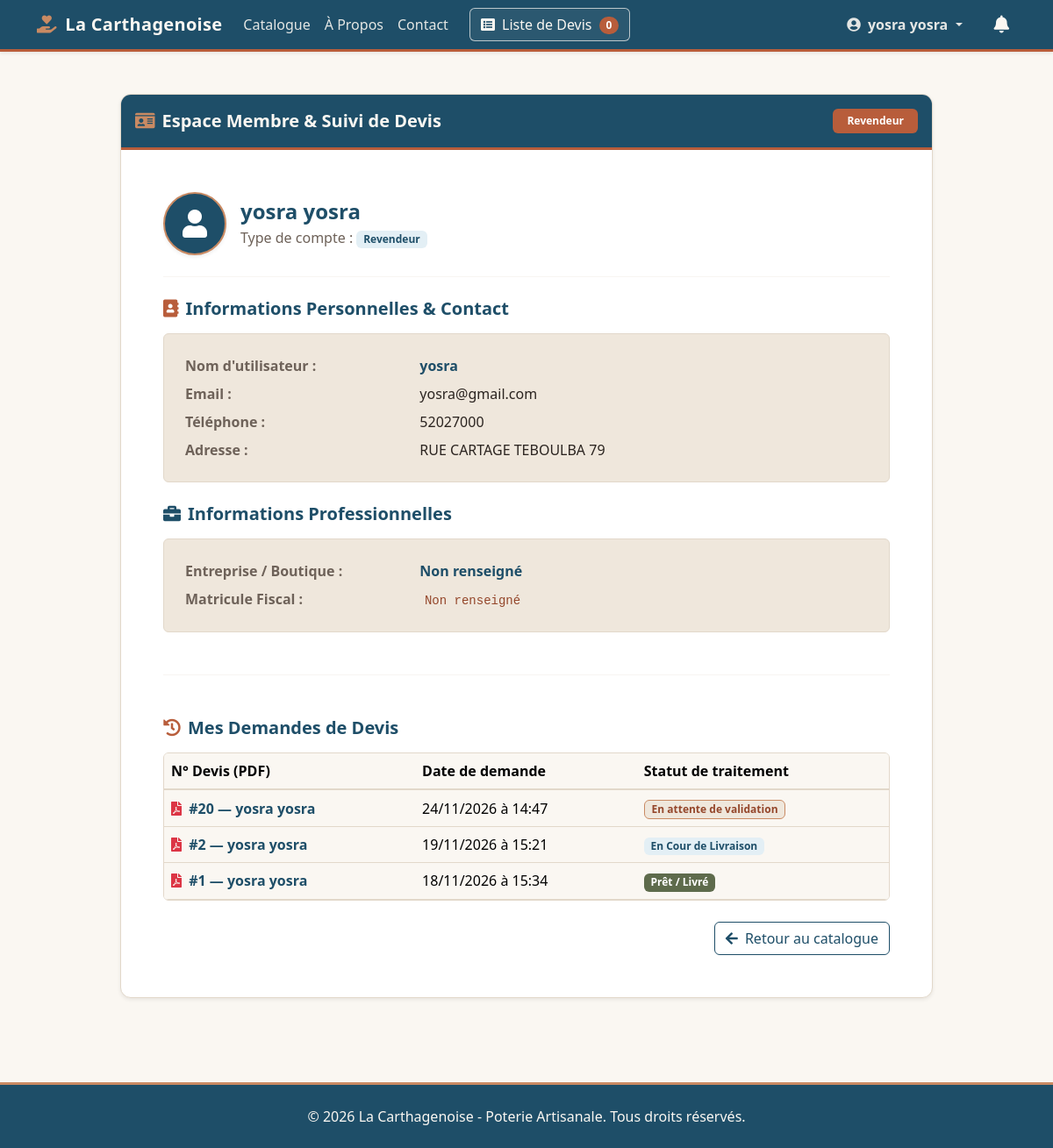
Before: /utilisateur/profil/ (signed in) with the older database file.
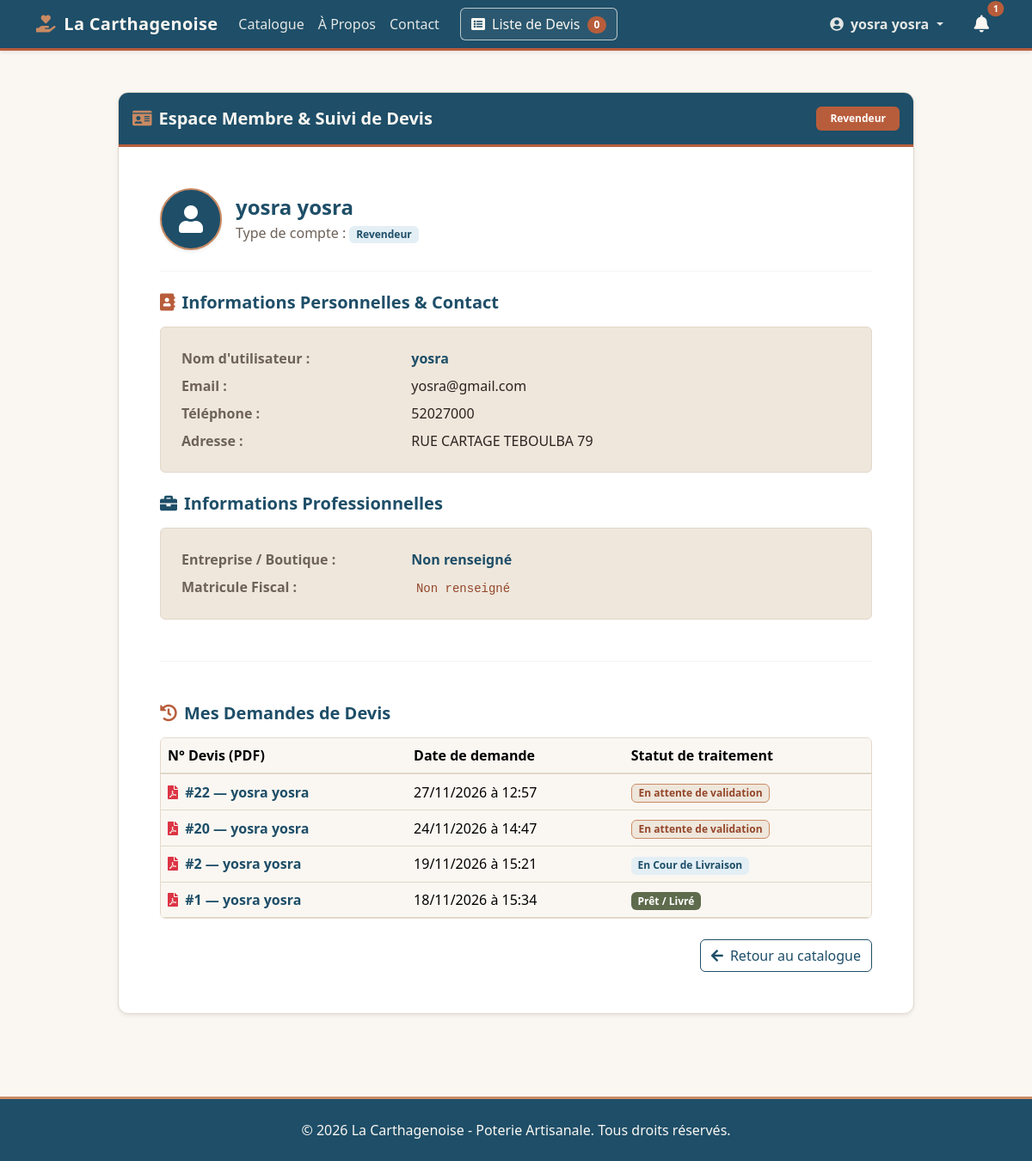
After: the same page with the newer database file.
### devis/models.py (models this page shows, shortened)
class Devis(models.Model):
    STATUT_CHOICES = [
        ('attente', 'En attente de validation'),
        ('valide', 'Validé'),
        ('Livraison', 'En Cour de Livraison'),
        ('termine', 'Prêt / Livré'),
        ('annule', 'Annulé'),
    ]
    utilisateur = models.ForeignKey(
        User, on_delete=models.SET_NULL, null=True, blank=True
    )
    nom_client = models.CharField(max_length=100, blank=True, null=True)
    email_client = models.EmailField(blank=True, null=True)
    telephone = models.CharField(max_length=20, blank=True, null=True)
    date_creation = models.DateTimeField(auto_now_add=True)
    statut = models.CharField(
        max_length=20, choices=STATUT_CHOICES, default='attente'
    )

### utilisateur/models.py (models this page shows, shortened)
class ProfilUtilisateur(models.Model):
    TYPE_CLIENT_CHOICES = [
        ('particulier', 'Particulier'),
        ('revendeur', 'Revendeur'),
        ('artisan', 'Artisan / Partenaire'),
    ]
    user = models.OneToOneField(
        User, on_delete=models.CASCADE, related_name='profil'
    )
    type_client = models.CharField(
        max_length=20,
        choices=TYPE_CLIENT_CHOICES,
        default='particulier',
        verbose_name="Type de client"
    )
    telephone = models.CharField(
        max_length=20, blank=True, null=True, verbose_name="Téléphone"
    )
    adresse = models.TextField(blank=True, null=True, verbose_name="Adresse")
    nom_entreprise = models.CharField(
        max_length=150, blank=True, null=True, verbose_name="Nom de l'entreprise / Boutique"
    )
    matricule_fiscal = models.CharField(
        max_length=50, blank=True, null=True, verbose_name="Matricule Fiscal / N° TVA"
    )

### utilisateur/views.py (the view)
# urls.py: path('profil/', views.profil, name='profil'),
@login_required
def profil(request):
    mes_devis = (
        Devis.objects.filter(utilisateur=request.user)
        .prefetch_related('lignedevis_set__produit')
        .order_by('-date_creation')
    )
    context = {
        'user': request.user,
        'mes_devis': mes_devis,
    }
    return render(request, 'utilisateur/profil.html', context)

### devis/templatetags/devis_extras.py (called while the page is built)
@register.simple_tag(takes_context=True)
def devis_count(context):
    request = context['request']
    devis_panier = request.session.get(DEVIS_SESSION_KEY)
    if devis_panier:
        return len(devis_panier)
    return 0

### pages/context_processors.py (called while the page is built)
def _a_champ_utilisateur():
    return any(
        field.name == 'utilisateur'
        for field in MessageContact._meta.get_fields()
    )

def _est_admin(user):
    return bool(
        user.is_authenticated and (user.is_staff or user.is_superuser)
    )

def _queryset_messages_pour_utilisateur(user):
    if _est_admin(user):
        return MessageContact.objects.all()
    email_user = (user.email or '').strip()
    filtre = Q(email__iexact=email_user) if email_user else Q(pk__in=[])
    if _a_champ_utilisateur():
        filtre = Q(utilisateur=user) | filtre
    return MessageContact.objects.filter(filtre)

### utilisateur/templates/utilisateur/profil.html (shortened to what the changed rows need)
{% extends 'base.html' %}
{% block content %}
<div class="row justify-content-center my-4">
    <div class="col-lg-10">
        <div class="card card-poterie shadow-sm">
            <div class="card-header card-header-poterie py-3">
                <div class="d-flex flex-wrap justify-content-between align-items-center gap-2">
                    <h2 class="h5 fw-bold mb-0">
                        <i class="fas fa-id-card me-2" style="color: var(--poterie-argile);"></i>Espace Membre &amp; Suivi de Devis
                    </h2>
                    <span class="badge badge-terracotta px-3 py-2">
                        {{ user.profil.get_type_client_display }}
                    </span>
                </div>
            </div>
            <div class="card-body p-4 p-md-5">
                <div class="d-flex flex-wrap align-items-center mb-4">
                    <div>
                        <h3 class="h4 fw-bold titre-poterie mb-1">{{ user.get_full_name|default:user.username }}</h3>
                        <p class="text-poterie-muted mb-0">
                            Type de compte : <span class="badge badge-email-bleu">{{ user.profil.get_type_client_display }}</span>
                        </p>
                    </div>
                </div>
                <div class="p-3 p-md-4 rounded mb-4" style="background-color: var(--poterie-sable); border: 1px solid var(--poterie-bordure);">
                    <div class="row mb-2">
                        <div class="col-sm-4 fw-bold text-poterie-muted">Nom d'utilisateur :</div>
                        <div class="col-sm-8 fw-semibold titre-poterie">{{ user.username }}</div>
                    </div>
                    <div class="row mb-2">
                        <div class="col-sm-4 fw-bold text-poterie-muted">Email :</div>
                        <div class="col-sm-8">{{ user.email }}</div>
                    </div>
                    <div class="row mb-2">
                        <div class="col-sm-4 fw-bold text-poterie-muted">Téléphone :</div>
                        <div class="col-sm-8">{{ user.profil.telephone|default:"Non renseigné" }}</div>
                    </div>
                    <div class="row mb-0">
                        <div class="col-sm-4 fw-bold text-poterie-muted">Adresse :</div>
                        <div class="col-sm-8">{{ user.profil.adresse|default:"Non renseignée" }}</div>
                    </div>
                </div>
                {% if user.profil.type_client != 'particulier' %}
                    <h4 class="h5 fw-bold titre-poterie mb-3">
                        <i class="fas fa-briefcase me-2" style="color: var(--poterie-bleu);"></i>Informations Professionnelles
                    </h4>
                    <div class="p-3 p-md-4 rounded mb-4" style="background-color: var(--poterie-sable); border: 1px solid var(--poterie-bordure);">
                        <div class="row mb-2">
                            <div class="col-sm-4 fw-bold text-poterie-muted">Entreprise / Boutique :</div>
                            <div class="col-sm-8 fw-semibold titre-poterie">{{ user.profil.nom_entreprise|default:"Non renseigné" }}</div>
                        </div>
                        <div class="row mb-0">
                            <div class="col-sm-4 fw-bold text-poterie-muted">Matricule Fiscal :</div>
                            <div class="col-sm-8"><code class="code-slug">{{ user.profil.matricule_fiscal|default:"Non renseigné" }}</code></div>
                        </div>
                    </div>
                {% endif %}
                <div class="table-responsive rounded" style="border: 1px solid var(--poterie-bordure);">
                    <table class="table table-hover table-poterie align-middle mb-0">
                        <thead>
                            <tr>
                                <th>N° Devis (PDF)</th>
                                <th>Date de demande</th>
                                <th>Statut de traitement</th>
                            </tr>
                        </thead>
                        <tbody>
                            {% for devis in mes_devis %}
                                <tr>
                                    <td class="fw-bold">
                                        <a
                                            href="{% url 'devis:devis_pdf' devis.id %}"
                                            target="_blank"
                                            class="text-decoration-none titre-poterie"
                                            title="Ouvrir le devis #{{ devis.id }} en PDF"
                                        >
                                            <i class="fas fa-file-pdf text-danger me-1"></i>
                                            #{{ devis.id }} &mdash; {{ user.get_full_name|default:user.username }}
                                        </a>
                                    </td>
                                    <td class="text-poterie-muted">{{ devis.date_creation|date:"d/m/Y à H:i" }}</td>
                                    <td>
                                        {% if devis.statut == 'attente' %}
                                            <span class="badge" style="background-color: var(--poterie-sable); color: var(--poterie-terracotta-dark); border: 1px solid var(--poterie-argile);">
                                                {{ devis.get_statut_display }}
                                            </span>
                                        {% elif devis.statut == 'valide' %}
                                            <span class="badge badge-bleu">{{ devis.get_statut_display }}</span>
                                        {% elif devis.statut == 'Livraison' %}
                                            <span class="badge badge-email-bleu">{{ devis.get_statut_display }}</span>
                                        {% elif devis.statut == 'termine' %}
                                            <span class="badge badge-olive">{{ devis.get_statut_display }}</span>
                                        {% else %}
                                            <span class="badge bg-danger">{{ devis.get_statut_display }}</span>
                                        {% endif %}
                                    </td>
                                </tr>
                            {% endfor %}
                        </tbody>
                    </table>
                </div>
            </div>
        </div>
    </div>
</div>
{% endblock %}

### templates/includes/navbar.html (shortened to what this page needs)
{% load devis_extras %}
<header>
  <nav class="navbar navbar-expand-lg navbar-dark navbar-poterie shadow-sm" style="background-color: #1E4E68; border-bottom: 3px solid #B85D3B;">
    <div class="container">
      <a class="navbar-brand text-white fw-bold" href="{% url 'catalogue:liste_produits' %}" style="color: #FAF7F2 !important;">
        <i class="fas fa-hand-holding-heart me-1" style="color: #C98A63;"></i> La Carthagenoise
      </a>
      <div class="d-flex align-items-center gap-2 order-lg-2 ms-auto ms-lg-3">
        {% if user.is_authenticated %}
          <a
            href="{% url 'pages:liste_messages_contact' %}"
            class="nav-link position-relative d-inline-flex align-items-center p-2"
            title="{% if user.is_staff %}Messages non lus{% else %}Réponses non lues{% endif %}"
            aria-label="{% if user.is_staff %}Messages non lus{% else %}Réponses non lues{% endif %}"
          >
            <i class="fas fa-bell fs-5" style="color: #FAF7F2;"></i>
            {% if nb_messages_non_lus > 0 %}
              <span
                class="position-absolute top-0 start-100 translate-middle badge rounded-pill badge-terracotta"
                style="font-size: 0.65rem;"
              >
                {{ nb_messages_non_lus }}
              </span>
            {% endif %}
          </a>
        {% endif %}
      </div>
      <div class="collapse navbar-collapse order-lg-1" id="navbarNav">
        <ul class="navbar-nav mb-2 mb-lg-0">
          <li class="nav-item">
            <a class="nav-link" href="{% url 'catalogue:liste_produits' %}">Catalogue</a>
          </li>
          <li class="nav-item">
            <a class="nav-link" href="{% url 'pages:a_propos' %}">À Propos</a>
          </li>
          <li class="nav-item">
            <a class="nav-link" href="{% url 'pages:contact' %}">Contact</a>
          </li>
        </ul>
        <div class="d-flex align-items-center my-2 my-lg-0 ms-lg-3">
          <a href="{% url 'devis:view_devis' %}" class="btn btn-devis-poterie text-nowrap" style="color: #FAF7F2 !important; border-color: rgba(250, 247, 242, 0.7);">
            <i class="fas fa-list-alt me-1"></i> Liste de Devis
            <span class="badge rounded-pill badge-terracotta ms-1">{% devis_count %}</span>
          </a>
        </div>
        <div class="d-flex align-items-center flex-wrap gap-2 ms-lg-auto">
          <ul class="navbar-nav align-items-lg-center">
            {% if user.is_authenticated %}
              <li class="nav-item dropdown">
                <button class="btn btn-user-poterie dropdown-toggle fw-bold border-0 bg-transparent text-nowrap" type="button" id="userDropdown" data-bs-toggle="dropdown" aria-expanded="false">
                  <i class="fas fa-user-circle me-1"></i> {{ user.get_full_name|default:user.username }}
                </button>
              </li>
            {% endif %}
          </ul>
        </div>
      </div>
    </div>
  </nav>
</header>

Changed rows visible on the page:
added Devis: id "22", {{ user.get_full_name|default:user.username }} "yosra yosra", date_creation "27/11/2026 à 12:57", statut "En attente de validation"
Other visible differences:
{{ nb_messages_non_lus }}: (not shown) → "1"
